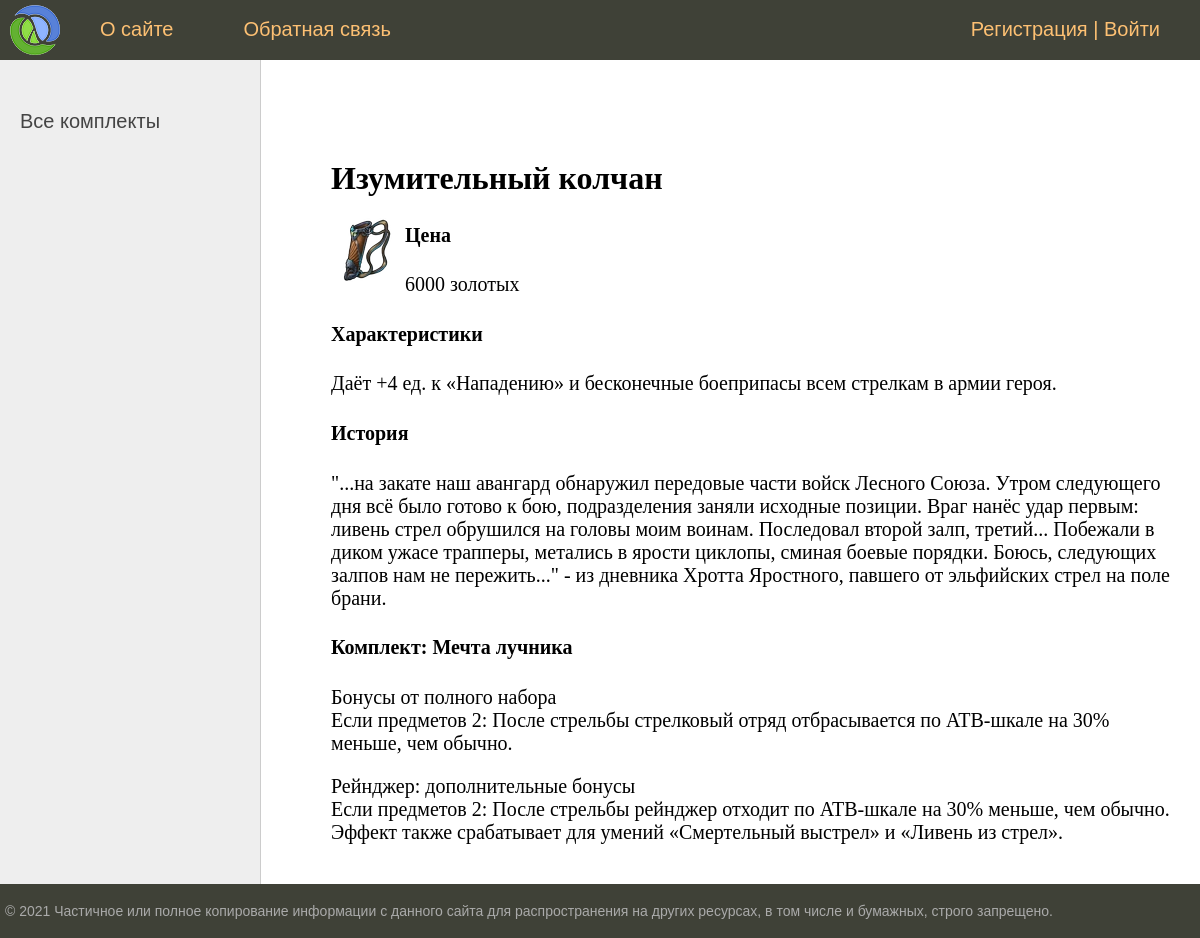
The app's page /post/2/ with its own data.
### Artifacts/models.py (models this page shows, shortened)
class Artifacts(models.Model):
    title = models.CharField(max_length=255)
    stats = models.TextField()
    price = models.IntegerField()
    history = models.TextField()
    slot = models.CharField(max_length=255)
    photo = models.ImageField(upload_to='photos/')
    set = models.ForeignKey(Sets, on_delete=models.DO_NOTHING)
    time_create = models.DateTimeField(auto_now_add=True, blank=True)
    time_update = models.DateTimeField(auto_now=True, blank=True)
    is_published = models.BooleanField(default=True, blank=True)
    class Meta:
        verbose_name = 'Артефакты'
        verbose_name_plural = 'Артефакты'

class Sets(models.Model):
    set_name = models.CharField(max_length=255, db_index=True)
    bonus = models.TextField()
    def __str__(self):
        return self.set_name
    class Meta:
        verbose_name = 'Комплекты'
        verbose_name_plural = 'Комплекты'

### Artifacts/views.py (the view)
# urls.py: path('post/<int:post_id>/', show_post, name='post'),
def show_post(request, post_id):
    post = get_object_or_404(Artifacts, pk=post_id)
    set = get_object_or_404(Sets, pk=post.set_id)
    context = {
        'post': post,
        'menu': menu,
        'title': post.title,
        'set_selected': post.set_id,
        'set': set
    }
    return render(request, 'post.html', context=context)

### Artifacts/templates/post.html
{% extends 'base.html' %}
{% block content %}
<h1>{{post.title}}</h1>
{% if post.photo %}
<p><img class="img-article-left" src="{{post.photo.url}}"></p>
{% endif %}
<h4>Цена</h4>
{{post.price}} золотых
<h4>Характеристики</h4>
{{post.stats}}
<h4>История</h4>
{{post.history}}
<h4> Комплект: {{set}} </h4>
{{set.bonus|linebreaks}}
{% endblock %}

### Artifacts/static/CSS/styles.css (style rules this page uses)
html, body { font-family: 'Arial'; margin: 0; padding: 0; height: 100%; width: 100%; color: #444; }
img { max-width: 600px; height: auto; }
img.img-article-left { max-width: 300px; height: auto; float: left; padding: 0 10px 10px 0; }
.content-text h1 { font-size: 32px; }

### records on screen
Artifacts: title "Изумительный колчан", photo (picture), price "6000", stats "Даёт +4 ед. к «Нападению» и бесконечные боеприпасы всем стрелкам в армии героя.", history "\"...на закате наш авангард обнаружил передовые части войск Лесного Союза. Утром следующего дня всё было готово к бою, подразделения заняли исходные позиции. Враг нанёс удар первым: ливень стрел обрушился на головы моим воинам. Последовал второй залп, третий... Побежали в диком ужасе трапперы, метались в ярости циклопы, сминая боевые порядки. Боюсь, следующих залпов нам не пережить...\" - из дневника Хротта Яростного, павшего от эльфийских стрел на поле брани."
Sets: set_name "Мечта лучника", bonus "Бонусы от полного набора Если предметов 2: После стрельбы стрелковый отряд отбрасывается по ATB-шкале на 30% меньше, чем обычно. Рейнджер: дополнительные бонусы Если предметов 2: После стрельбы рейнджер отходит по ATB-шкале на 30% меньше, чем обычно. Эффект также срабатывает для умений «Смертельный выстрел» и «Ливень из стрел»."

### other values on screen
{{ m.title }} "О сайте" "Обратная связь"
